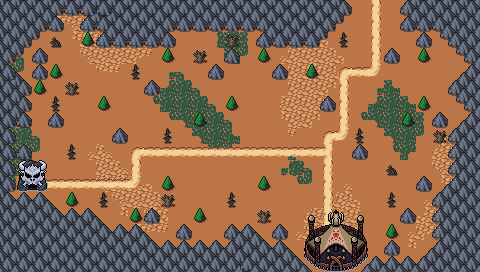

A 2D game scene composited from a Tiled map and its tileset images. What follows is a short description and the map's XML, with each tile layer's data collapsed to a summary:
An orthogonal 30x17 tile map with 16x16 px tiles, 4 tile layers (Collision, Background, Ground, Clutter), 2 tilesets and 11 objects.

<map version="1.5" tiledversion="1.7.2" orientation="orthogonal" renderorder="right-down" width="30" height="17" tilewidth="16" tileheight="16" infinite="0" nextlayerid="7" nextobjectid="64">
 <editorsettings>
  <export target="wastetown..tmx" format="tmx" />
 </editorsettings>
 <tileset firstgid="1" source="../../tileset/main.tsx" />
 <tileset firstgid="3477" source="../../tileset/buildings.tsx" />
 <layer id="6" name="Collision" width="30" height="17">
  <data>[510 cells, 206 non-empty, 13 distinct tile ids]</data>
 </layer>
 <layer id="1" name="Background" width="30" height="17">
  <data>[510 cells, 510 non-empty, 15 distinct tile ids]</data>
 </layer>
 <layer id="2" name="Ground" width="30" height="17">
  <data>[510 cells, 312 non-empty, 55 distinct tile ids]</data>
 </layer>
 <layer id="3" name="Clutter" width="30" height="17">
  <properties>
   <property name="spriteLayer" type="bool" value="true" />
  </properties>
  <data>[510 cells, 151 non-empty, 40 distinct tile ids]</data>
 </layer>
 <objectgroup id="4" name="Objects">
  <object id="48" template="../../obj/treasure.tx" x="64" y="31.75" />
  <object id="50" template="../../obj/enemy.tx" x="173" y="220">
   <properties>
    <property name="enemy" value="Devil" />
   </properties>
  </object>
  <object id="51" template="../../obj/treasure.tx" x="240.166" y="48.6666" />
  <object id="52" template="../../obj/gold.tx" x="453.083" y="120.75" />
  <object id="57" template="../../obj/enemy.tx" x="430.742" y="100.349">
   <properties>
    <property name="enemy" value="Goblin Chief" />
   </properties>
  </object>
  <object id="58" template="../../obj/enemy.tx" x="68.5909" y="52.9852">
   <properties>
    <property name="enemy" value="Red Wiz1" />
   </properties>
  </object>
  <object id="59" template="../../obj/enemy.tx" x="237.909" y="67.2727">
   <properties>
    <property name="enemy" value="Minotaur" />
   </properties>
  </object>
  <object id="60" template="../../obj/door_down.tx" x="367.884" y="15.8514">
   <properties>
    <property name="teleport" value="maps/map/portal_1R.tmx" />
    <property name="teleportObjectId" value="65" />
   </properties>
  </object>
  <object id="61" template="../../obj/door_right.tx" x="27" y="182.5">
   <properties>
    <property name="teleport" value="maps/map/portal_1R4.tmx" />
    <property name="teleportObjectId" value="63" />
   </properties>
  </object>
  <object id="62" template="../../obj/door_up.tx" x="328.5" y="240">
   <properties>
    <property name="teleport" value="maps/map/portal_1R3.tmx" />
    <property name="teleportObjectId" value="63" />
   </properties>
  </object>
  <object id="63" template="../../obj/gold.tx" x="152.5" y="245.5" />
 </objectgroup>
</map>
